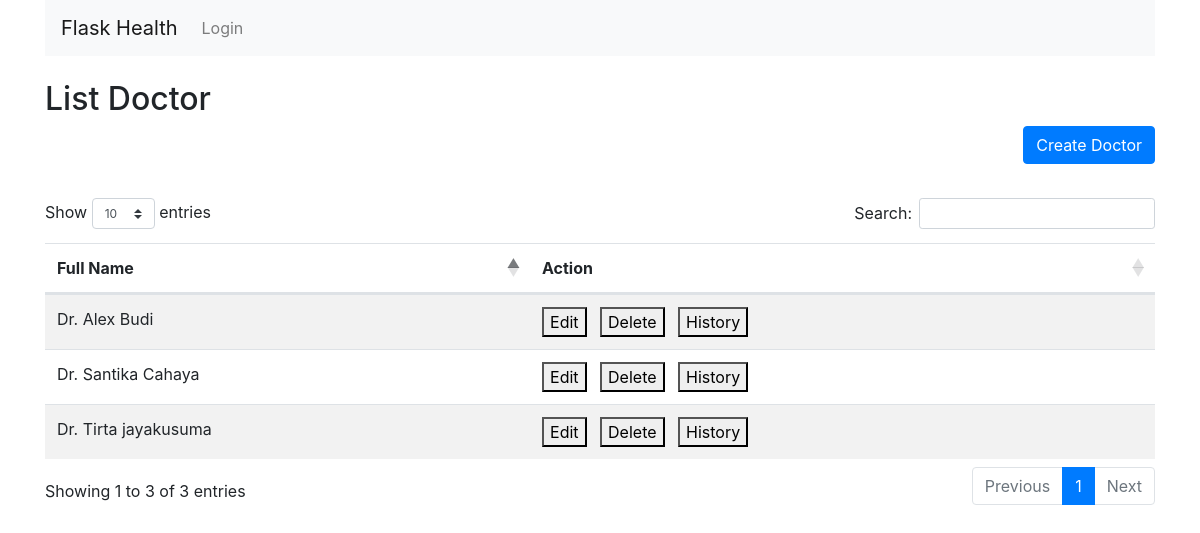
Screenshot of /doctor with the database file from the repository.
### flask_health/models/doctor.py (models this page shows, shortened)
class Doctor(db.Model):
    __tablename__ = "doctor"
    id = db.Column(db.String(36), primary_key=True)
    name = db.Column(db.String(100))
    isDeleted = db.Column(db.Boolean)
    created_at = db.Column(db.DateTime)
    created_by = db.Column(db.String(100))
    updated_at = db.Column(db.DateTime)
    updated_by = db.Column(db.String(100))

### flask_health/views/doctor.py (the view)
@app.route("/doctor", methods=["GET"])
def doctorList():
    doctors = Doctor.query.all()
    copyDoctors = copy.copy(doctors)
    return render_template("doctor/list.html", doctors=copyDoctors)

### flask_health/templates/doctor/list.html (shortened to what this page needs)
{% extends "layout.html" %}
{% block body %}
<br />
<h2>List Doctor</h2>
<a class="btn btn-primary float-right" href="{{ url_for('doctorEntries') }}">Create Doctor</a>
<br />
<br />
<br />
<table id="data" class="table table-striped">
    <thead>
        <tr>
            <th>Full Name</th>
            <th>Action</th>
        </tr>
    </thead>
    <tbody>
        {% for doctor in doctors %}
        <tr>
            <td>{{ doctor.name }}</td>
            <td>
                <button><a style="color: #000000;"
                        href="{{ url_for('doctorEntries' ,  id=doctor.id) }}">Edit</a></button>
                <button onClick="">
                    Delete
                </button>
                <button><a style="color: #000000;"
                        href="{{ url_for('doctorEntries' ,  id=doctor.id) }}">History</a></button>
            </td>
        </tr>
        {% endfor %}
    </tbody>
</table>
{% endblock %}

### rows the page displays
Doctor: name "Dr. Tirta jayakusuma"
Doctor: name "Dr. Alex Budi"
Doctor: name "Dr. Santika Cahaya"
